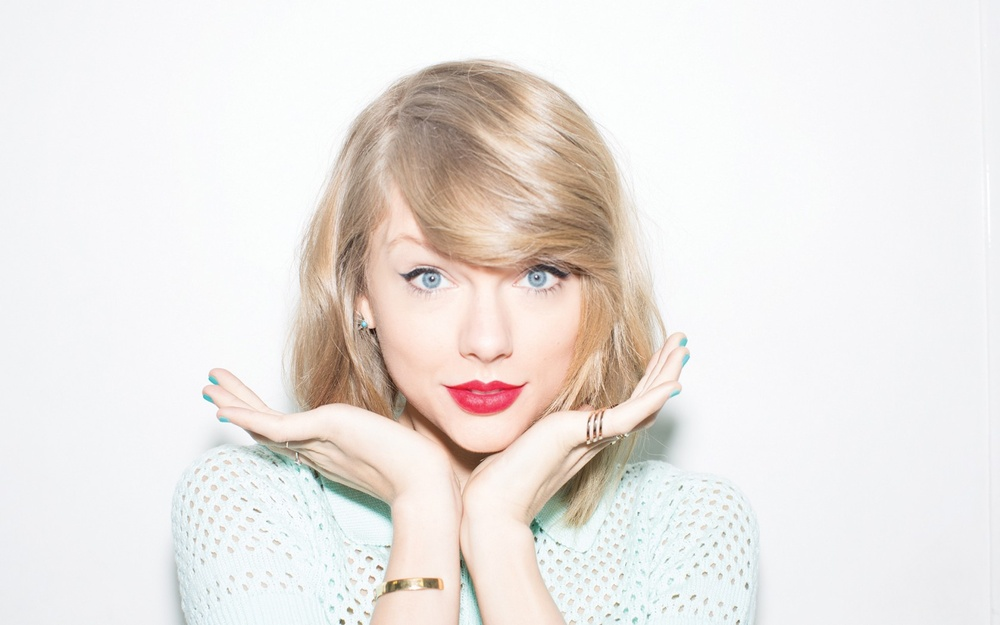
//> input picture face_detection/face_detection/Taylor.jpg, 1000 x 625 px, shrunk from 1680 x 1050 before the run
$ ./face_detection   (built with g++ and OpenCV 4)
//> lines starting //> are read from the running program, lines starting //| are printed output that depends on the picture; after the words box and inside, x2 and y2 are one past the last pixel; in counts of white or black regions, pixels touching at a corner belong together
#include "opencv2/objdetect.hpp"
#include "opencv2/highgui.hpp"
#include "opencv2/imgproc.hpp"
#include "opencv2/videoio.hpp"
#include <iostream>
using namespace std;
using namespace cv;
void detectAndDisplay(Mat frame);
CascadeClassifier face_cascade;
CascadeClassifier eyes_cascade;

int main(int argc, const char** argv)
{
	String face_cascade_name = "haarcascade_frontalface_alt.xml";
	String eyes_cascade_name = "haarcascade_eye_tree_eyeglasses.xml";

	//-- 1. Load the cascades
	if (!face_cascade.load(face_cascade_name))
	{
		cout << "--(!)Error loading face cascade\n";
		return -1;
	};
	if (!eyes_cascade.load(eyes_cascade_name))
	{
		cout << "--(!)Error loading eyes cascade\n";
		return -1;
	};
	Mat frame = imread("Taylor.jpg", -1);
//> frame is the input picture: 625 rows x 1000 cols, CV_8UC3; mean B, G, R 227.2, 230.6, 235.6
	detectAndDisplay(frame);

	waitKey(0);
	return 0;
}
void detectAndDisplay(Mat frame)
{
	Mat frame_gray;
	cvtColor(frame, frame_gray, COLOR_BGR2GRAY);
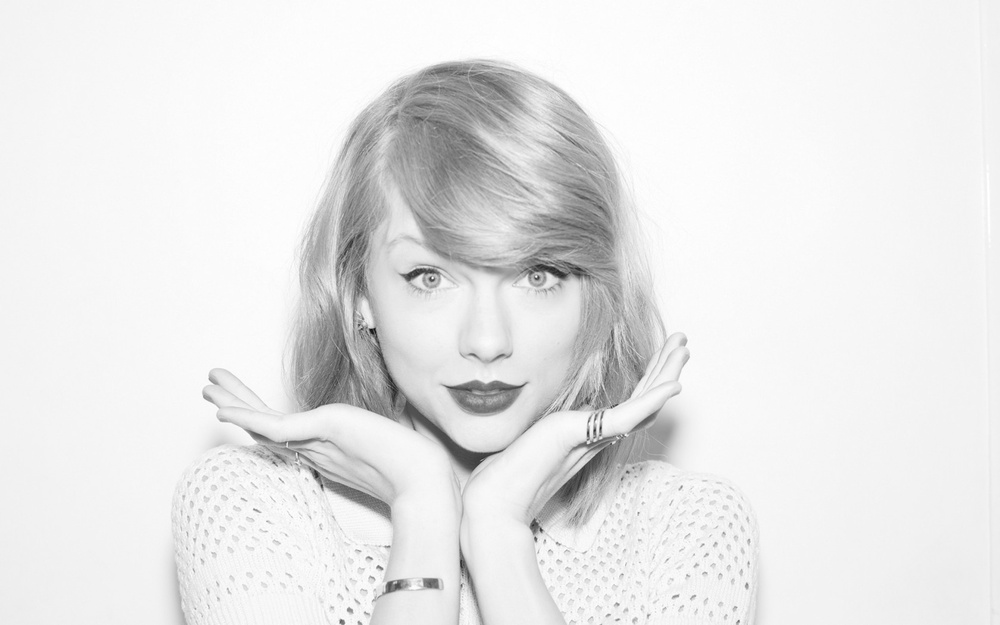
//> frame_gray: 625 rows x 1000 cols, CV_8UC1; min 14, max 255, mean 231.6
	equalizeHist(frame_gray, frame_gray);
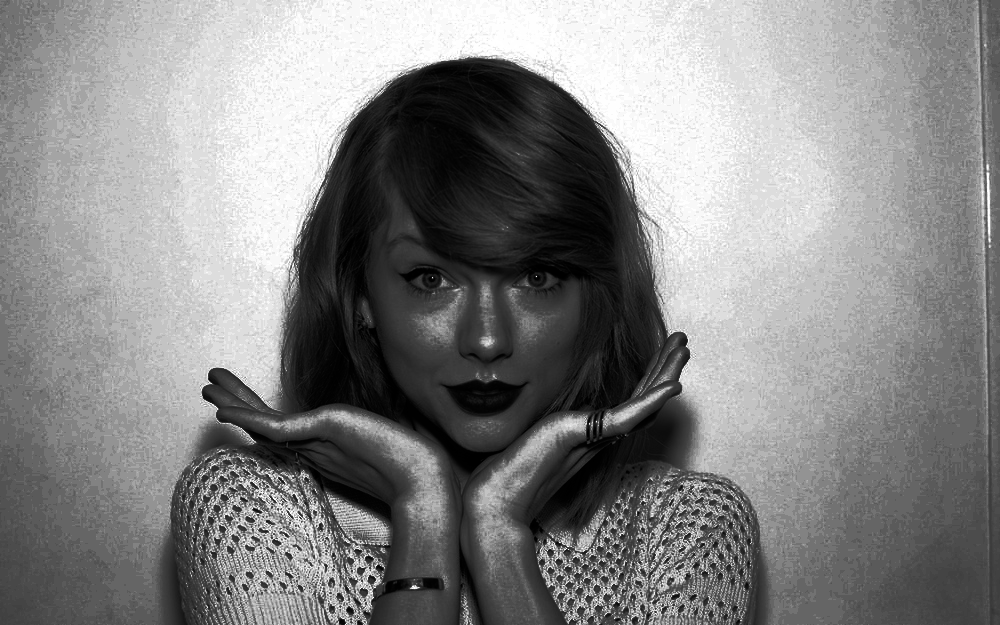
//> frame_gray: 625 rows x 1000 cols, CV_8UC1; min 0, max 255, mean 132.4
	//-- Detect faces
	std::vector<Rect> faces;
	face_cascade.detectMultiScale(frame_gray, faces);
//> faces = 1 Rect (x, y, width, height): [340, 158, 292, 292]
	for (size_t i = 0; i < faces.size(); i++)
	{
	//	Point center(faces[i].x + faces[i].width / 2, faces[i].y + faces[i].height / 2);
		rectangle(frame, Point(faces[i].x, faces[i].y), Point(faces[i].x+ faces[i].width, faces[i].y+ faces[i].height), Scalar(0, 0, 255),4);
	//	ellipse(frame, center, Size(faces[i].width / 2, faces[i].height / 2), 0, 0, 360, Scalar(255, 0, 255), 4);

		Mat faceROI = frame_gray(faces[i]);
		//-- In each face, detect eyes
		std::vector<Rect> eyes;
		eyes_cascade.detectMultiScale(faceROI, eyes);
		for (size_t j = 0; j < eyes.size(); j++)
		{
			Point eye_center(faces[i].x + eyes[j].x + eyes[j].width / 2, faces[i].y + eyes[j].y + eyes[j].height / 2);
			int radius = cvRound((eyes[j].width + eyes[j].height) * 0.25);
			circle(frame, eye_center, radius, Scalar(255, 0, 0), 4);
		}
	}
//> this loop made 1 pass
//> pass 1, in detectAndDisplay, `Mat faceROI = frame_gray(faces[i]);`:
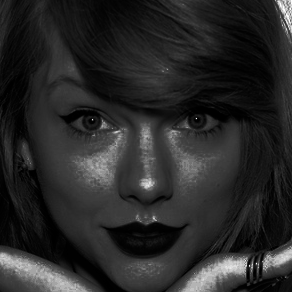
//> faceROI: 292 rows x 292 cols, CV_8UC1; min 0, max 255, mean 40.3
//> after the loop:
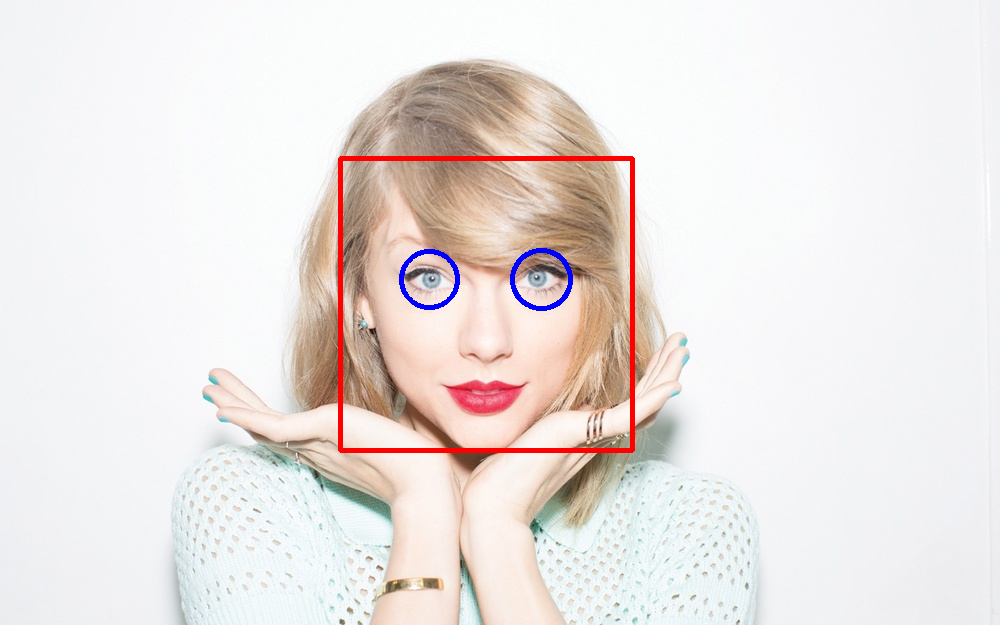
//> frame: 625 rows x 1000 cols, CV_8UC3; 1.22% of pixels changed, all inside (x1, y1, x2, y2) = (338, 156, 635, 453)
	//-- Show what you got
	imshow("Capture - Face detection", frame);
}
